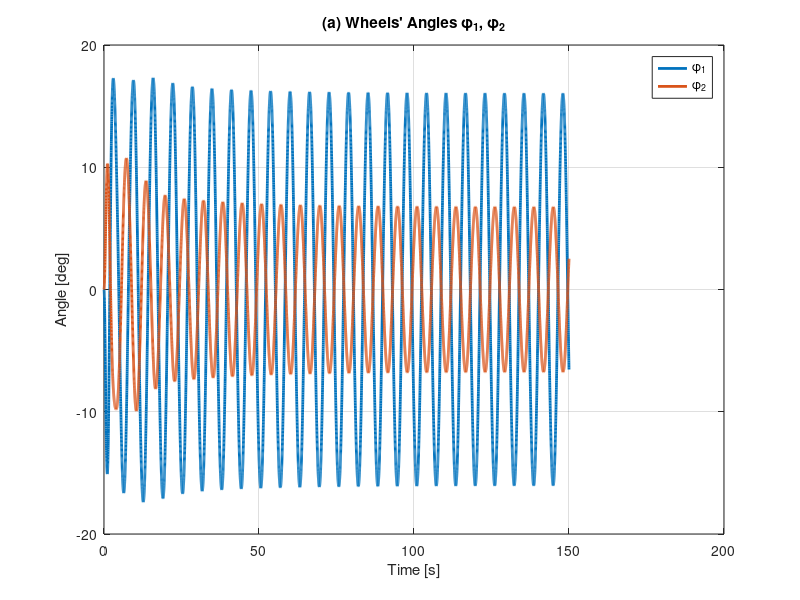
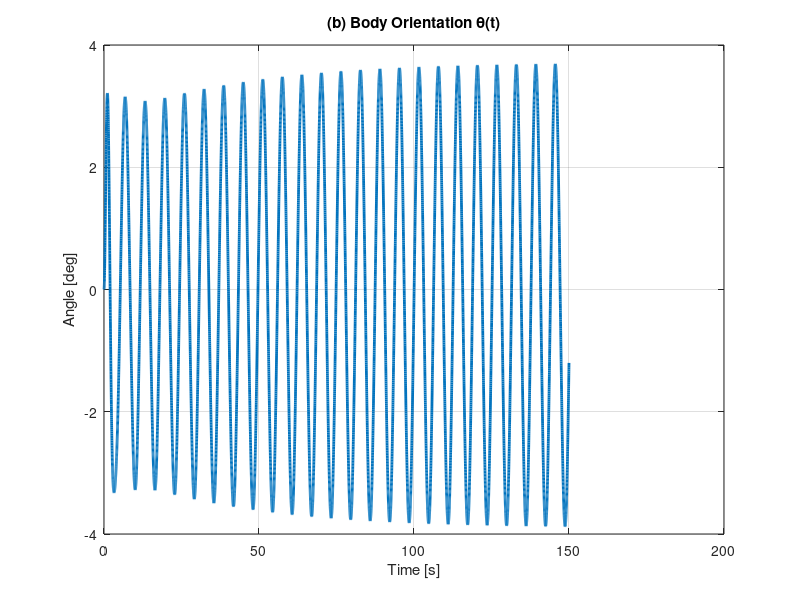
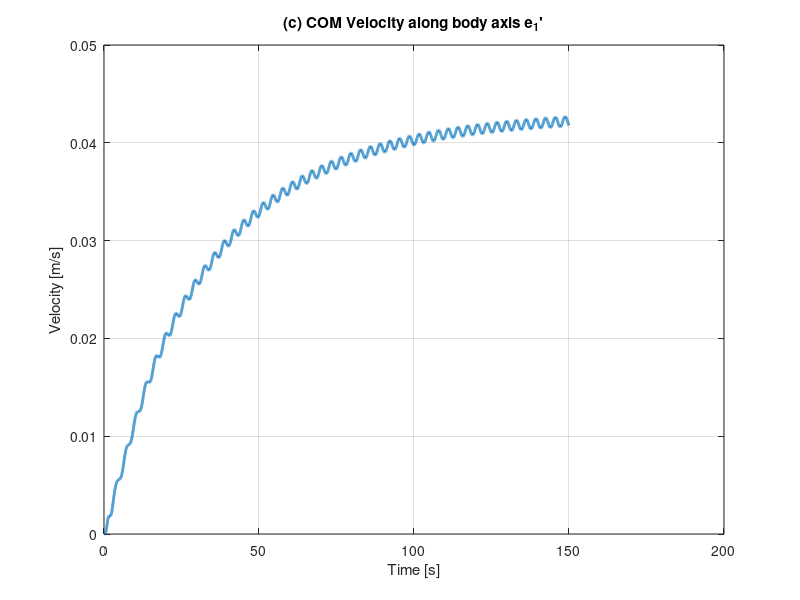
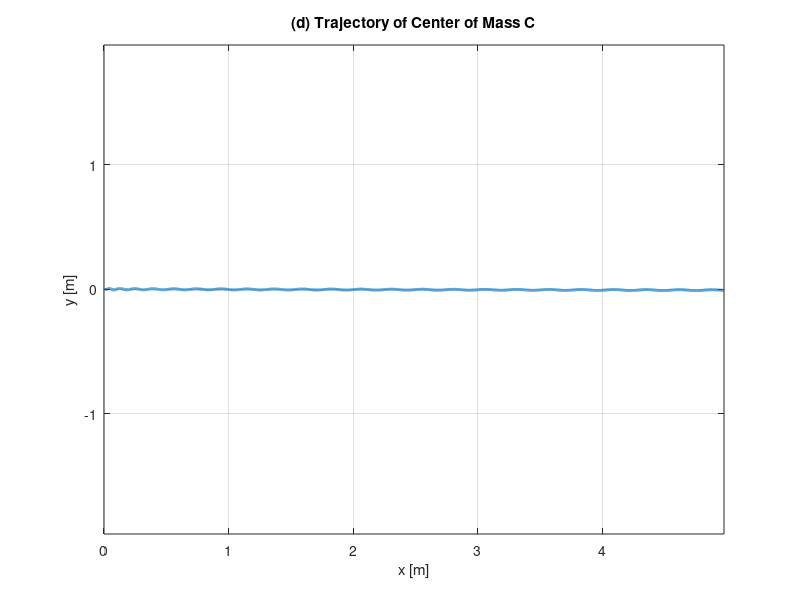

MATLAB code for these plots, in order:
function plot_results_full()
    % PLOT_RESULTS_FULL Generate all plots (a)-(j) for HDY1 Homework 2
    % Loads simulation_results.mat and saves figures to ../figures/

    %% 1. Load and Preprocess Data
    if ~isfile('simulation_results.mat')
        error('simulation_results.mat not found. Run simulation first.');
    end
    data = load('simulation_results.mat');
    
    % Extract raw data
    t_raw = data.t;
    q_raw = data.q;       % [x; y; theta; phi1; phi2; psi]
    dq_raw = data.dq;     % [dx; dy; dtheta; dphi1; dphi2; dpsi]
    lam_raw = data.lambda;
    tau_raw = data.tau_psi;
    Fext_raw = data.F_ext;
    Mc_raw = data.Mc;
    p = data.params;
    
    % Resample to uniform time grid for accurate differentiation
    dt = 0.01;
    t = (t_raw(1):dt:t_raw(end)).';
    
    % Interpolate data
    q = interp1(t_raw, q_raw.', t, 'spline').';
    dq = interp1(t_raw, dq_raw.', t, 'spline').';
    lam = interp1(t_raw, lam_raw.', t, 'spline').';
    tau_psi = interp1(t_raw, tau_raw.', t, 'spline').';
    Fext = interp1(t_raw, Fext_raw.', t, 'spline').';
    Mc = interp1(t_raw, Mc_raw.', t, 'spline').';
    
    % Unpack State
    x = q(1,:); y = q(2,:); theta = q(3,:); phi1 = q(4,:); phi2 = q(5,:); psi = q(6,:);
    dx = dq(1,:); dy = dq(2,:); dtheta = dq(3,:); dphi1 = dq(4,:); dphi2 = dq(5,:); dpsi = dq(6,:);
    
    % Accelerations via gradient
    ddx = gradient(dx, dt);
    ddtheta = gradient(dtheta, dt);
    ddpsi = gradient(dpsi, dt); % Or use analytical derivative
    
    % Constants
    m_total = p.m1 + p.m2;
    
    % Directory for figures
    fig_dir = '../figures';
    if ~exist(fig_dir, 'dir')
        mkdir(fig_dir);
    end
    
    %% 2. Plot Generation
    
    % -- (a) Wheels' angles phi1, phi2 --
    f_a = figure('Name', 'Wheels Angles', 'Visible', 'off');
    plot(t, rad2deg(phi1), 'LineWidth', 2, 'DisplayName', '\phi_1');
    hold on;
    plot(t, rad2deg(phi2), 'LineWidth', 2, 'DisplayName', '\phi_2');
    xlabel('Time [s]'); ylabel('Angle [deg]');
    title('(a) Wheels'' Angles \phi_1, \phi_2');
    legend('show'); grid on;
    saveas(f_a, fullfile(fig_dir, 'HDY1_HW002_Fig_a.png'));
    
    % -- (b) Body orientation theta --
    f_b = figure('Name', 'Body Orientation', 'Visible', 'off');
    plot(t, rad2deg(theta), 'LineWidth', 2);
    xlabel('Time [s]'); ylabel('Angle [deg]');
    title('(b) Body Orientation \theta(t)');
    grid on;
    saveas(f_b, fullfile(fig_dir, 'HDY1_HW002_Fig_b.png'));
    
    % -- (c) COM velocity projected along body-fixed e1' --
    % e1' = [cos(theta); sin(theta)]
    % v_c = [dx; dy]
    vc_proj = dx .* cos(theta) + dy .* sin(theta);
    
    f_c = figure('Name', 'Projected COM Velocity', 'Visible', 'off');
    plot(t, vc_proj, 'LineWidth', 2);
    xlabel('Time [s]'); ylabel('Velocity [m/s]');
    title('(c) COM Velocity along body axis e_1''');
    grid on;
    saveas(f_c, fullfile(fig_dir, 'HDY1_HW002_Fig_c.png'));
    
    % -- (d) Trajectory of C --
    f_d = figure('Name', 'Trajectory', 'Visible', 'off');
    plot(x, y, 'LineWidth', 2);
    xlabel('x [m]'); ylabel('y [m]');
    title('(d) Trajectory of Center of Mass C');
    axis equal; grid on;
    saveas(f_d, fullfile(fig_dir, 'HDY1_HW002_Fig_d.png'));
    
    % -- (e) Constraint Forces lambda --
    f_e = figure('Name', 'Constraint Forces', 'Visible', 'off');
    plot(t, lam(1,:), 'LineWidth', 2, 'DisplayName', '\lambda_1');
    hold on;
    plot(t, lam(2,:), 'LineWidth', 2, 'DisplayName', '\lambda_2');
    xlabel('Time [s]'); ylabel('Force [N]');
    title('(e) Constraint Forces \lambda_1, \lambda_2');
    legend('show'); grid on;
    saveas(f_e, fullfile(fig_dir, 'HDY1_HW002_Fig_e.png'));
    
    % -- (f) Actuation Torque --
    f_f = figure('Name', 'Actuation Torque', 'Visible', 'off');
    plot(t, tau_psi, 'LineWidth', 2);
    xlabel('Time [s]'); ylabel('Torque [Nm]');
    title('(f) Actuation Torque \tau_\psi(t)');
    grid on;
    saveas(f_f, fullfile(fig_dir, 'HDY1_HW002_Fig_f.png'));
    
    % -- (g) Linear Momentum Check (X direction) --
    % F_ext_x vs m * a_cx
    F_ext_x = Fext(1, :);
    ma_x = m_total * ddx;
    
    f_g = figure('Name', 'Linear Momentum Check', 'Visible', 'off');
    plot(t, F_ext_x, 'b', 'LineWidth', 4, 'DisplayName', 'F_{ext} \cdot e_1');
    hold on;
    plot(t, ma_x, 'r--', 'LineWidth', 2, 'DisplayName', 'm \ddot{r}_c \cdot e_1');
    xlabel('Time [s]'); ylabel('Force [N]');
    title('(g) Linear Momentum Check (X-dir)');
    legend('show'); grid on;
    saveas(f_g, fullfile(fig_dir, 'HDY1_HW002_Fig_g.png'));
    
    % -- (h) Angular Momentum Check --
    % Mc vs dHc/dt
    % Hc = J1*theta_dot + J2*(theta_dot + psi_dot)
    % dHc/dt = J1*ddtheta + J2*(ddtheta + ddpsi)
    dHc_dt = p.J1 * ddtheta + p.J2 * (ddtheta + ddpsi);
    
    f_h = figure('Name', 'Angular Momentum Check', 'Visible', 'off');
    plot(t, Mc, 'b', 'LineWidth', 4, 'DisplayName', 'M_c');
    hold on;
    plot(t, dHc_dt, 'r--', 'LineWidth', 2, 'DisplayName', '\dot{H}_c');
    xlabel('Time [s]'); ylabel('Moment [Nm]');
    title('(h) Angular Momentum Check');
    legend('show'); grid on;
    saveas(f_h, fullfile(fig_dir, 'HDY1_HW002_Fig_h.png'));
    
    % -- (i) Energy / Power Check --
    % T + V derivation
    v_c_sq = dx.^2 + dy.^2;
    T = 0.5 * m_total * v_c_sq + 0.5 * p.J1 * dtheta.^2 + 0.5 * p.J2 * (dtheta + dpsi).^2;
    V = 0.5 * p.k * (phi1.^2 + phi2.^2);
    E = T + V;
    dE_dt = gradient(E, dt);
    
    % Non-conservative Power
    % P_NC = Q_act*dq + Q_diss*dq
    % P_act = tau_psi * dpsi
    % P_diss = -2 * D (Rayleigh dissipation)
    
    % Recompute Dissipation Function D
    % Need v_p1, v_p2 magnitudes squared
    % Using derived expressions:
    % v_p1^2 = v_c^2 + b^2 theta_dot^2 + d^2 (theta_dot+phi1_dot)^2 ...
    % Let's do vector calculation for safety
    % r_p1_dot ... easier to use v_p1_sq from derivation or compute from geometry
    % v_p1 = v_c + omega x r_p1_c ... complex.
    % Use the explicit formulas from HW2.5/2.6 or just code geometry again?
    % Let's code geometry vectors
    
    vp1_sq = zeros(1, length(t));
    vp2_sq = zeros(1, length(t));
    
    for k = 1:length(t)
        th = theta(k); ph1 = phi1(k); ph2 = phi2(k);
        dth = dtheta(k); dph1 = dphi1(k); dph2 = dphi2(k);
        dx_k = dx(k); dy_k = dy(k);
        
        % Vectors from derivation
        % v_p1_x = dx + b*dth*sin(th) + d*(dth+dph1)*sin(th+ph1);
        % v_p1_y = dy - b*dth*cos(th) - d*(dth+dph1)*cos(th+ph1);
        vx1 = dx_k + p.b*dth*sin(th) + p.d*(dth+dph1)*sin(th+ph1);
        vy1 = dy_k - p.b*dth*cos(th) - p.d*(dth+dph1)*cos(th+ph1);
        vp1_sq(k) = vx1^2 + vy1^2;
        
        % v_p2_x = dx - b*dth*sin(th) + d*(dth+dph2)*sin(th+ph2);
        % v_p2_y = dy + b*dth*cos(th) - d*(dth+dph2)*cos(th+ph2);
        vx2 = dx_k - p.b*dth*sin(th) + p.d*(dth+dph2)*sin(th+ph2);
        vy2 = dy_k + p.b*dth*cos(th) - p.d*(dth+dph2)*cos(th+ph2);
        vp2_sq(k) = vx2^2 + vy2^2;
    end
    
    D = 0.5 * p.c * dphi1.^2 + 0.5 * p.c * dphi2.^2 + ...
        0.5 * p.cw * vp1_sq + 0.5 * p.cw * vp2_sq;
        
    P_act = tau_psi .* dpsi;
    P_diss = -2 * D;
    P_nc = P_act + P_diss;
    
    f_i = figure('Name', 'Power Balance', 'Visible', 'off');
    plot(t, dE_dt, 'b', 'LineWidth', 4, 'DisplayName', 'd(T+V)/dt');
    hold on;
    plot(t, P_nc, 'r--', 'LineWidth', 2, 'DisplayName', 'P_{NC}');
    xlabel('Time [s]'); ylabel('Power [W]');
    title('(i) Power Balance Check');
    legend('show'); grid on;
    saveas(f_i, fullfile(fig_dir, 'HDY1_HW002_Fig_i.png'));
    
    % -- (j) Drift / Skid Velocities --
    % w1 * dq = 0?
    % w1 * dq = -sin(th+ph1)*dx + cos(th+ph1)*dy - (d+b*cos(ph1))*dth - d*dph1
    
    drift1 = zeros(1, length(t));
    drift2 = zeros(1, length(t));
    
    for k = 1:length(t)
        th = theta(k); ph1 = phi1(k); ph2 = phi2(k);
        dx_k = dx(k); dy_k = dy(k); dth = dtheta(k); dph1 = dphi1(k); dph2 = dphi2(k);
        
        drift1(k) = -sin(th+ph1)*dx_k + cos(th+ph1)*dy_k - (p.d + p.b*cos(ph1))*dth - p.d*dph1;
        drift2(k) = -sin(th+ph2)*dx_k + cos(th+ph2)*dy_k + (p.b*cos(ph2) - p.d)*dth - p.d*dph2;
    end
    
    f_j = figure('Name', 'Constraint Drift', 'Visible', 'off');
    plot(t, drift1, 'DisplayName', 'Constraint 1');
    hold on;
    plot(t, drift2, 'DisplayName', 'Constraint 2');
    xlabel('Time [s]'); ylabel('Skid Velocity [m/s]');
    title('(j) Constraint Drift (Numerical Error)');
    legend('show'); grid on;
    saveas(f_j, fullfile(fig_dir, 'HDY1_HW002_Fig_j.png'));
    
    fprintf('All plots (a)-(j) saved to %s\n', fig_dir);
    
    % Close all
    close([f_a, f_b, f_c, f_d, f_e, f_f, f_g, f_h, f_i, f_j]);
end

